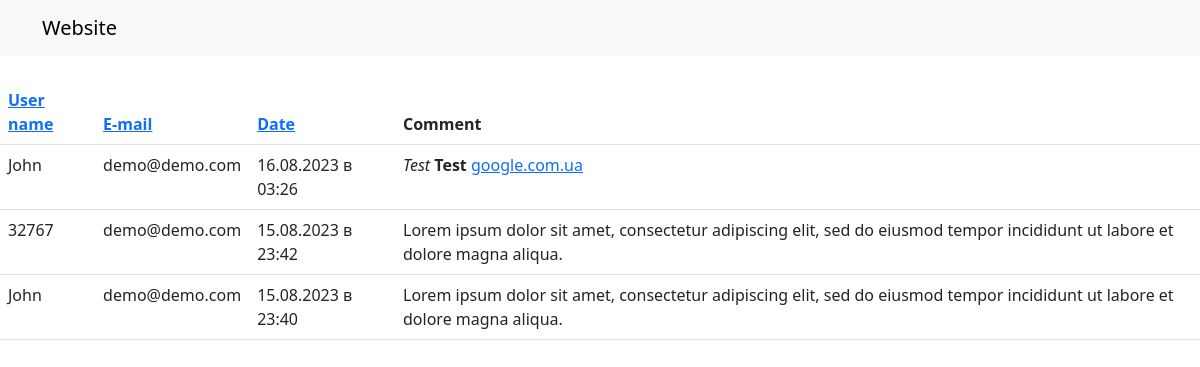
Screenshot of /handler/ with the database file from the repository.
### main/models.py (models this page shows, shortened)
class CommentForm(models.Model):
    user_name = models.CharField("User name", max_length=256)
    email = models.EmailField("E-mail", max_length=50)
    home_page = models.URLField("Home page", blank=True)
    text = models.TextField("Text", max_length=300)
    created_at = models.DateTimeField("Date", auto_now_add=True)
    parent_comment = models.ForeignKey('self', null=True, blank=True, related_name='replies', on_delete=models.CASCADE)
    file = models.FileField("File", upload_to='uploads/', blank=True)
    FILE_TYPE_CHOICES = [
        ('image', 'Image'),
        ('text', 'Text'),
    ]
    file_type = models.CharField(max_length=10, choices=FILE_TYPE_CHOICES, default='other')
    class Meta:
        verbose_name = "Comment"
        verbose_name_plural = "Comments"
        ordering = ['-created_at']

### main/views.py (the view)
# urls.py: path('handler/', handler, name='handler'),
def handler(request):
    return sorted_comments.sorted_comments_get_request(request)

### main/handlers.py (called while the page is built)
    def get_all_comments(self):
        return CommentForm.objects.filter(parent_comment__isnull=True).order_by('-created_at')

### main/sorted_comments.py (called while the page is built)
    def sorted_comments_get_request(self, request):
        sort_by = request.GET.get('sort_by', 'created_at')
        order = request.GET.get('order', '-')
        if not comment_handler.get_all_comments():
            return render(request, 'main/no_sorted_comments.html')
        if order == '-':
            sort_by = '-' + sort_by
        comments = self.remove_duplicates()
        comments_sorted = sorted(comments, key=lambda x: x.get(sort_by, ''), reverse=(order == 'desc'))
        context = {
            'comments': comments_sorted,
            'order': order,
        }
        return render(request, 'main/handler.html', context)

    def remove_duplicates(self):
        comments = comment_handler.get_all_comments()
        comment_list = [{
            'parent_comment_id': comment.parent_comment_id,
            'id': comment.id,
            'user_name': comment.user_name,
            'email': comment.email,
            'created_at': comment.created_at,
            'text': comment.text,
        } for comment in comments]
        return comment_list

### main/templatetags/custom_filters.py (called while the page is built)
@register.filter
def invert_sort(value):
    return 'desc' if value == 'asc' else 'asc'

### main/templates/main/handler.html (shortened to what this page needs)
{% load static %}
<!DOCTYPE html>
<html>
<head>
    <link rel="stylesheet" type="text/css" href="{% static 'main/style.css' %}">
    <link href="https://cdn.jsdelivr.net/npm/bootstrap@5.3.0/dist/css/bootstrap.min.css" rel="stylesheet">
</head>
<body>
<nav class="navbar navbar-expand-lg navbar-light bg-light">
    <div class="container">
        <a class="navbar-brand" href="/">Website</a>
    </div>
</nav>
{% load custom_filters %}
{% block content %}
<table class="table">
    <thead>
        <tr>
            <th><a href="?sort_by=user_name&order={{ order|invert_sort }}">User name</a></th>
            <th><a href="?sort_by=email&order={{ order|invert_sort }}">E-mail</a></th>
            <th><a href="?sort_by=created_at&order={{ order|invert_sort }}">Date</a></th>
            <th><a>Comment</a></th>
        </tr>
    </thead>
    <tbody>
        {% for comment in comments %}
        <div class="text_comment">
        <tr>
            <td>{{ comment.user_name }}</td>
            <td>{{ comment.email }}</td>
            <td>{{ comment.created_at|date:"d.m.Y в H:i" }}</td>
                <td>{{ comment.text|safe }}</td>
        </tr>
        </div>
        {% endfor %}
    </tbody>
</table>
{% endblock %}
</body>
</html>

### static/main/style.css (style rules this page uses)
body { font-family: Arial, sans-serif; margin: 0; padding: 0; }
.text_comment { display: inline-block; max-width: 20px; word-wrap: break-word; }

### rows the page displays
CommentForm: user_name "John", email "demo@demo.com", created_at "16.08.2023 в 03:26", text "Test Test google.com.ua"
CommentForm: user_name "32767", email "demo@demo.com", created_at "15.08.2023 в 23:42", text "Lorem ipsum dolor sit amet, consectetur adipiscing elit, sed do eiusmod tempor incididunt ut labore et dolore magna aliqua."
CommentForm: user_name "John", email "demo@demo.com", created_at "15.08.2023 в 23:40", text "Lorem ipsum dolor sit amet, consectetur adipiscing elit, sed do eiusmod tempor incididunt ut labore et dolore magna aliqua."
